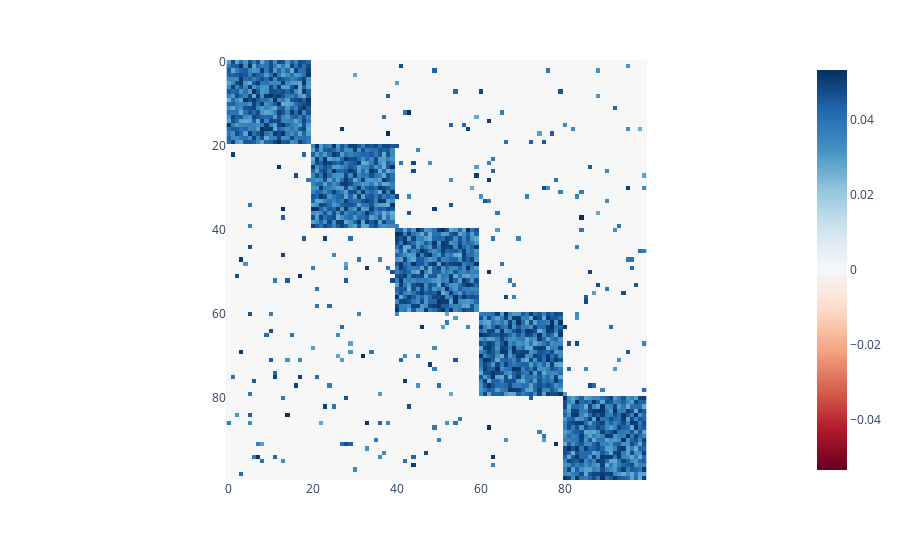

Write notebook code for a chart like this one.
### Code cell
# Plot Phi 
max_phi = np.max(generator.phi_coefficients[:,0,:,0])
fig = px.imshow(generator.phi_coefficients[:,0,:,0],zmin=-max_phi,zmax=max_phi,color_continuous_scale='RdBu')
fig.show()

### Figure 1 — Plotly figure (JSON) as saved in the notebook; plotly's stock layout.template omitted (floating-point values rounded to 4 significant figures; data arrays with more than 128 entries replaced by an {"elided": "..."} marker saying what was removed)
{"data": [{"coloraxis": "coloraxis", "hovertemplate": "x: %{x}<br>y: %{y}<br>color: %{z}<extra></extra>", "name": "0", "type": "heatmap", "xaxis": "x", "yaxis": "y", "z": {"elided": "100x100 float values"}}], "layout": {"coloraxis": {"cmax": 0.05331, "cmin": -0.05331, "colorscale": [[0, "rgb(103,0,31)"], [0.1, "rgb(178,24,43)"], [0.2, "rgb(214,96,77)"], [0.3, "rgb(244,165,130)"], [0.4, "rgb(253,219,199)"], [0.5, "rgb(247,247,247)"], [0.6, "rgb(209,229,240)"], [0.7, "rgb(146,197,222)"], [0.8, "rgb(67,147,195)"], [0.9, "rgb(33,102,172)"], [1, "rgb(5,48,97)"]]}, "margin": {"t": 60}, "xaxis": {"anchor": "y", "constrain": "domain", "domain": [0, 1], "scaleanchor": "y"}, "yaxis": {"anchor": "x", "autorange": "reversed", "constrain": "domain", "domain": [0, 1]}}}
